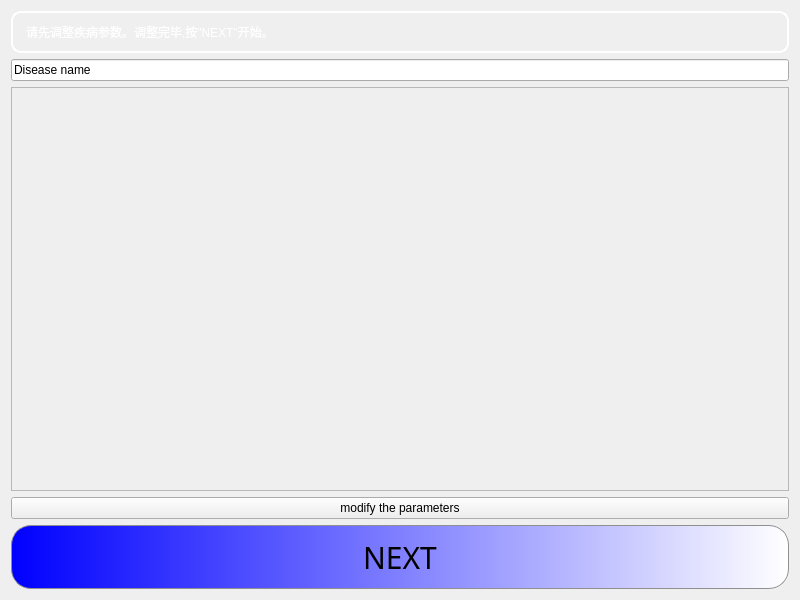
<?xml version="1.0" encoding="UTF-8"?>
<ui version="4.0">
 <class>pre</class>
 <widget class="QWidget" name="pre">
  <property name="geometry">
   <rect>
    <x>0</x>
    <y>0</y>
    <width>800</width>
    <height>600</height>
   </rect>
  </property>
  <property name="windowTitle">
   <string>nmsl</string>
  </property>
  <property name="styleSheet">
   <string notr="true">QWidget#pre{
   border-image: url(:/pic2.png);
    background-repeat: no-repeat;
    background-position: center;
}</string>
  </property>
  <layout class="QVBoxLayout" name="verticalLayout">
   <item>
    <widget class="QLabel" name="label">
     <property name="styleSheet">
      <string notr="true">QLabel {
    border: 2px solid white;
    color: white;
    border-radius: 10px;
     qproperty-alignment: 'AlignCenter';
    padding: 10px;
}</string>
     </property>
     <property name="text">
      <string>请先调整疾病参数。调整完毕,按&quot;NEXT&quot;开始。</string>
     </property>
    </widget>
   </item>
   <item>
    <widget class="QLineEdit" name="name_input">
     <property name="text">
      <string>Disease name</string>
     </property>
    </widget>
   </item>
   <item>
    <widget class="QScrollArea" name="scrollArea">
     <property name="widgetResizable">
      <bool>true</bool>
     </property>
     <widget class="QWidget" name="scrollAreaWidgetContents">
      <property name="geometry">
       <rect>
        <x>0</x>
        <y>0</y>
        <width>786</width>
        <height>442</height>
       </rect>
      </property>
     </widget>
    </widget>
   </item>
   <item>
    <widget class="QPushButton" name="unfold">
     <property name="text">
      <string>modify the parameters</string>
     </property>
    </widget>
   </item>
   <item>
    <widget class="QPushButton" name="nexti">
     <property name="font">
      <font>
       <family>幼圆</family>
       <pointsize>-1</pointsize>
      </font>
     </property>
     <property name="styleSheet">
      <string notr="true">QPushButton { 
 background: qlineargradient(spread:pad, x1:0, y1:0, x2:1, y2:0, stop:0 blue, stop:1 white);
    border: 1px solid #8f8f91;
    border-radius: 20px;
    color: black;
    padding: 10px;
    font-size: 30px;
}

QPushButton:pressed {
    background-color: #dcdcdc;
}

QPushButton:checked {
    background-color: #a0a0a0;
}

QPushButton:hover {
    background: qlineargradient(spread:pad, x1:0, y1:0, x2:1, y2:0, stop:0 darkred, stop:1 lightgray);
}</string>
     </property>
     <property name="text">
      <string>NEXT</string>
     </property>
    </widget>
   </item>
  </layout>
 </widget>
 <tabstops>
  <tabstop>unfold</tabstop>
  <tabstop>scrollArea</tabstop>
 </tabstops>
 <resources/>
 <connections/>
</ui>
